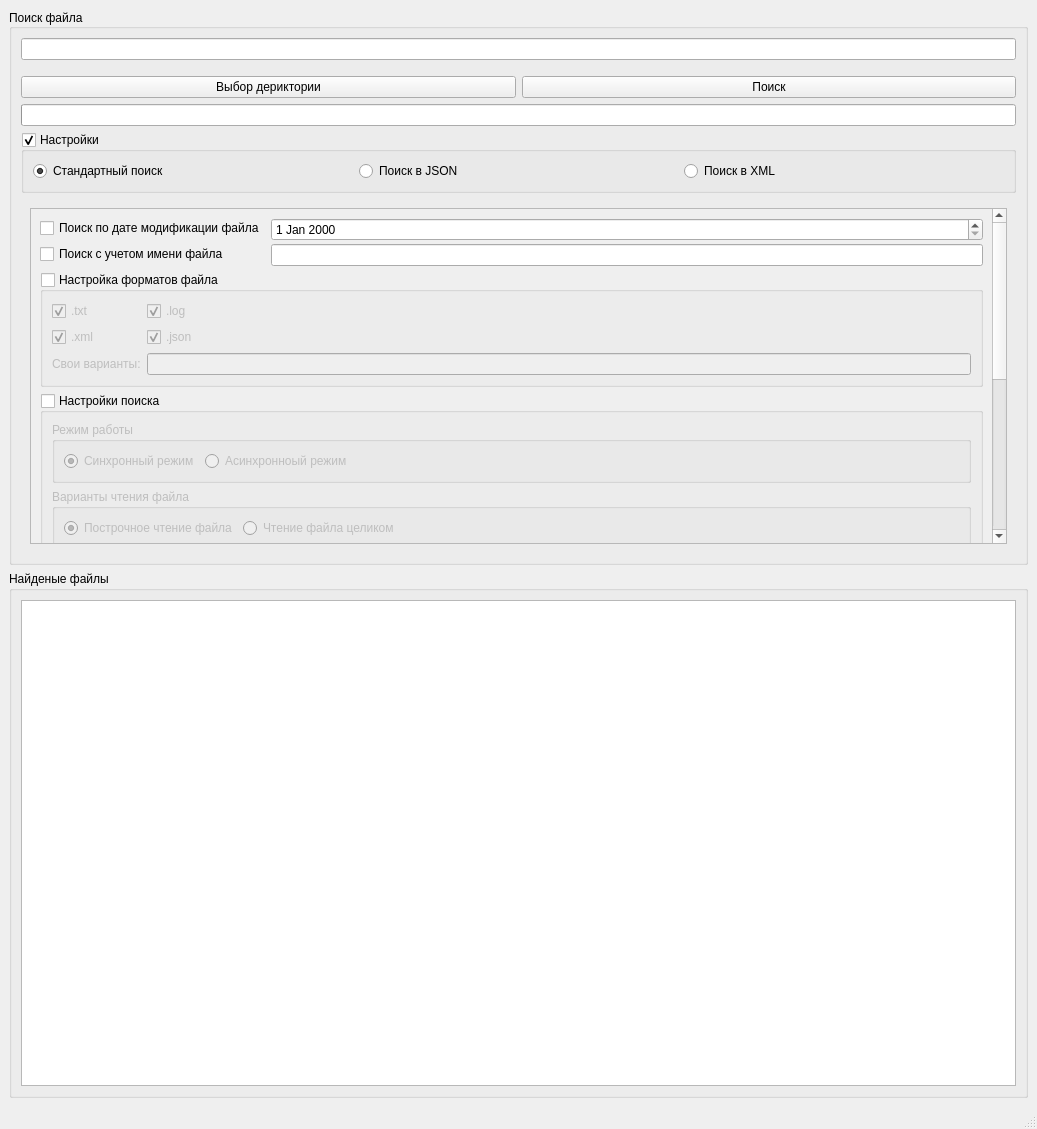
<?xml version="1.0" encoding="UTF-8"?>
<ui version="4.0">
 <class>MainWindow</class>
 <widget class="QMainWindow" name="MainWindow">
  <property name="geometry">
   <rect>
    <x>0</x>
    <y>0</y>
    <width>1037</width>
    <height>1129</height>
   </rect>
  </property>
  <property name="windowTitle">
   <string>File search Wizard 3.0</string>
  </property>
  <widget class="QWidget" name="centralwidget">
   <layout class="QVBoxLayout" name="verticalLayout_3">
    <item>
     <layout class="QVBoxLayout" name="verticalLayout_4">
      <item>
       <layout class="QGridLayout" name="gridLayout_4" columnstretch="0">
        <item row="0" column="0">
         <widget class="QGroupBox" name="groupBox">
          <property name="title">
           <string>Поиск файла</string>
          </property>
          <property name="alignment">
           <set>Qt::AlignLeading|Qt::AlignLeft|Qt::AlignVCenter</set>
          </property>
          <layout class="QGridLayout" name="gridLayout_10">
           <property name="sizeConstraint">
            <enum>QLayout::SetDefaultConstraint</enum>
           </property>
           <property name="leftMargin">
            <number>9</number>
           </property>
           <item row="2" column="0">
            <widget class="QGroupBox" name="groupBox_3">
             <property name="title">
              <string>Настройки</string>
             </property>
             <property name="flat">
              <bool>true</bool>
             </property>
             <property name="checkable">
              <bool>true</bool>
             </property>
             <property name="checked">
              <bool>true</bool>
             </property>
             <layout class="QVBoxLayout" name="verticalLayout_6">
              <item>
               <layout class="QHBoxLayout" name="horizontalLayout_2">
                <item>
                 <widget class="QRadioButton" name="radioButton_5">
                  <property name="text">
                   <string>Стандартный поиск</string>
                  </property>
                  <property name="checked">
                   <bool>true</bool>
                  </property>
                 </widget>
                </item>
                <item>
                 <widget class="QRadioButton" name="radioButton_6">
                  <property name="text">
                   <string>Поиск в JSON</string>
                  </property>
                 </widget>
                </item>
                <item>
                 <widget class="QRadioButton" name="radioButton_7">
                  <property name="text">
                   <string>Поиск в XML</string>
                  </property>
                 </widget>
                </item>
               </layout>
              </item>
             </layout>
            </widget>
           </item>
           <item row="1" column="0">
            <widget class="QProgressBar" name="progressBar">
             <property name="value">
              <number>0</number>
             </property>
             <property name="textVisible">
              <bool>false</bool>
             </property>
             <property name="invertedAppearance">
              <bool>false</bool>
             </property>
             <property name="textDirection">
              <enum>QProgressBar::TopToBottom</enum>
             </property>
            </widget>
           </item>
           <item row="0" column="0">
            <layout class="QGridLayout" name="gridLayout_9">
             <item row="1" column="0" colspan="2">
              <spacer name="verticalSpacer_2">
               <property name="orientation">
                <enum>Qt::Vertical</enum>
               </property>
               <property name="sizeType">
                <enum>QSizePolicy::Minimum</enum>
               </property>
               <property name="sizeHint" stdset="0">
                <size>
                 <width>20</width>
                 <height>10</height>
                </size>
               </property>
              </spacer>
             </item>
             <item row="0" column="0" colspan="2">
              <widget class="QLineEdit" name="lineEdit"/>
             </item>
             <item row="2" column="0">
              <widget class="QPushButton" name="pushButton_2">
               <property name="text">
                <string>Выбор дериктории</string>
               </property>
              </widget>
             </item>
             <item row="2" column="1">
              <widget class="QPushButton" name="pushButton_3">
               <property name="text">
                <string>Поиск</string>
               </property>
              </widget>
             </item>
            </layout>
           </item>
           <item row="3" column="0">
            <widget class="QStackedWidget" name="stackedWidget">
             <property name="currentIndex">
              <number>0</number>
             </property>
             <widget class="QWidget" name="page">
              <layout class="QVBoxLayout" name="verticalLayout">
               <item>
                <widget class="QScrollArea" name="scrollArea">
                 <property name="widgetResizable">
                  <bool>true</bool>
                 </property>
                 <widget class="QWidget" name="scrollAreaWidgetContents">
                  <property name="geometry">
                   <rect>
                    <x>0</x>
                    <y>0</y>
                    <width>958</width>
                    <height>631</height>
                   </rect>
                  </property>
                  <layout class="QVBoxLayout" name="verticalLayout_7">
                   <item>
                    <layout class="QVBoxLayout" name="verticalLayout_8">
                     <item>
                      <layout class="QVBoxLayout" name="verticalLayout_34">
                       <item>
                        <layout class="QFormLayout" name="formLayout_23">
                         <property name="verticalSpacing">
                          <number>3</number>
                         </property>
                         <item row="0" column="0">
                          <widget class="QCheckBox" name="checkBox_47">
                           <property name="text">
                            <string>Поиск по дате модификации файла</string>
                           </property>
                          </widget>
                         </item>
                         <item row="0" column="1">
                          <widget class="QDateEdit" name="dateEdit_7"/>
                         </item>
                         <item row="1" column="0">
                          <widget class="QCheckBox" name="checkBox_48">
                           <property name="text">
                            <string>Поиск с учетом имени файла</string>
                           </property>
                          </widget>
                         </item>
                         <item row="1" column="1">
                          <widget class="QLineEdit" name="lineEdit_13"/>
                         </item>
                        </layout>
                       </item>
                       <item>
                        <widget class="QGroupBox" name="groupBox_24">
                         <property name="title">
                          <string>Настройка форматов файла</string>
                         </property>
                         <property name="flat">
                          <bool>true</bool>
                         </property>
                         <property name="checkable">
                          <bool>true</bool>
                         </property>
                         <property name="checked">
                          <bool>false</bool>
                         </property>
                         <layout class="QFormLayout" name="formLayout_24">
                          <item row="0" column="0" colspan="2">
                           <layout class="QFormLayout" name="formLayout_25">
                            <item row="0" column="0">
                             <widget class="QCheckBox" name="checkBox_49">
                              <property name="text">
                               <string>.txt</string>
                              </property>
                              <property name="checked">
                               <bool>true</bool>
                              </property>
                             </widget>
                            </item>
                            <item row="0" column="1">
                             <widget class="QCheckBox" name="checkBox_50">
                              <property name="text">
                               <string>.log</string>
                              </property>
                              <property name="checked">
                               <bool>true</bool>
                              </property>
                             </widget>
                            </item>
                            <item row="1" column="0">
                             <widget class="QCheckBox" name="checkBox_51">
                              <property name="text">
                               <string>.xml</string>
                              </property>
                              <property name="checked">
                               <bool>true</bool>
                              </property>
                             </widget>
                            </item>
                            <item row="1" column="1">
                             <widget class="QCheckBox" name="checkBox_52">
                              <property name="text">
                               <string>.json</string>
                              </property>
                              <property name="checked">
                               <bool>true</bool>
                              </property>
                             </widget>
                            </item>
                            <item row="2" column="0">
                             <widget class="QLabel" name="label_6">
                              <property name="text">
                               <string>Свои варианты:</string>
                              </property>
                             </widget>
                            </item>
                            <item row="2" column="1">
                             <widget class="QLineEdit" name="lineEdit_14"/>
                            </item>
                           </layout>
                          </item>
                         </layout>
                        </widget>
                       </item>
                      </layout>
                     </item>
                     <item>
                      <widget class="QGroupBox" name="groupBox_17">
                       <property name="title">
                        <string>Настройки поиска</string>
                       </property>
                       <property name="flat">
                        <bool>true</bool>
                       </property>
                       <property name="checkable">
                        <bool>true</bool>
                       </property>
                       <property name="checked">
                        <bool>false</bool>
                       </property>
                       <layout class="QVBoxLayout" name="verticalLayout_35">
                        <item>
                         <widget class="QGroupBox" name="groupBox_28">
                          <property name="title">
                           <string>Режим работы</string>
                          </property>
                          <layout class="QHBoxLayout" name="horizontalLayout_9">
                           <item>
                            <layout class="QFormLayout" name="formLayout_2">
                             <item row="0" column="0">
                              <widget class="QRadioButton" name="radioButton_3">
                               <property name="text">
                                <string>Синхронный режим</string>
                               </property>
                               <property name="checked">
                                <bool>true</bool>
                               </property>
                              </widget>
                             </item>
                             <item row="0" column="1">
                              <widget class="QRadioButton" name="radioButton_4">
                               <property name="text">
                                <string>Асинхронноый режим</string>
                               </property>
                              </widget>
                             </item>
                            </layout>
                           </item>
                          </layout>
                         </widget>
                        </item>
                        <item>
                         <widget class="QGroupBox" name="groupBox_25">
                          <property name="title">
                           <string>Варианты чтения файла</string>
                          </property>
                          <layout class="QHBoxLayout" name="horizontalLayout_8">
                           <item>
                            <layout class="QFormLayout" name="formLayout_26">
                             <item row="0" column="0">
                              <widget class="QRadioButton" name="radioButton_29">
                               <property name="text">
                                <string>Построчное чтение файла</string>
                               </property>
                               <property name="checked">
                                <bool>true</bool>
                               </property>
                              </widget>
                             </item>
                             <item row="0" column="1">
                              <widget class="QRadioButton" name="radioButton_30">
                               <property name="text">
                                <string>Чтение файла целиком</string>
                               </property>
                              </widget>
                             </item>
                            </layout>
                           </item>
                          </layout>
                         </widget>
                        </item>
                        <item>
                         <widget class="QGroupBox" name="groupBox_26">
                          <property name="title">
                           <string>Варианты поиска в файле</string>
                          </property>
                          <property name="checkable">
                           <bool>false</bool>
                          </property>
                          <property name="checked">
                           <bool>false</bool>
                          </property>
                          <layout class="QVBoxLayout" name="verticalLayout_36">
                           <item>
                            <layout class="QVBoxLayout" name="verticalLayout_37">
                             <item>
                              <widget class="QRadioButton" name="radioButton_31">
                               <property name="text">
                                <string>Поиск без учета регистра</string>
                               </property>
                               <property name="checked">
                                <bool>true</bool>
                               </property>
                              </widget>
                             </item>
                             <item>
                              <widget class="QRadioButton" name="radioButton_32">
                               <property name="text">
                                <string>Поиск с учетом регистра</string>
                               </property>
                              </widget>
                             </item>
                             <item>
                              <widget class="QRadioButton" name="radioButton_33">
                               <property name="text">
                                <string>Поиск в начале строки</string>
                               </property>
                              </widget>
                             </item>
                             <item>
                              <widget class="QRadioButton" name="radioButton_34">
                               <property name="text">
                                <string>Поиск в конце строки</string>
                               </property>
                              </widget>
                             </item>
                             <item>
                              <widget class="QRadioButton" name="radioButton_35">
                               <property name="text">
                                <string>Поиск RegEx</string>
                               </property>
                              </widget>
                             </item>
                            </layout>
                           </item>
                          </layout>
                         </widget>
                        </item>
                       </layout>
                      </widget>
                     </item>
                    </layout>
                   </item>
                   <item>
                    <widget class="QGroupBox" name="groupBox_27">
                     <property name="title">
                      <string>Настройки отображения результатов поиска</string>
                     </property>
                     <property name="flat">
                      <bool>true</bool>
                     </property>
                     <property name="checkable">
                      <bool>true</bool>
                     </property>
                     <property name="checked">
                      <bool>false</bool>
                     </property>
                     <layout class="QVBoxLayout" name="verticalLayout_38">
                      <item>
                       <layout class="QVBoxLayout" name="verticalLayout_39">
                        <item>
                         <widget class="QCheckBox" name="checkBox_53">
                          <property name="text">
                           <string>Показывать путь к файлу</string>
                          </property>
                          <property name="checked">
                           <bool>true</bool>
                          </property>
                         </widget>
                        </item>
                        <item>
                         <widget class="QCheckBox" name="checkBox_54">
                          <property name="text">
                           <string>Показывать кол-во повторений текста</string>
                          </property>
                          <property name="checked">
                           <bool>true</bool>
                          </property>
                         </widget>
                        </item>
                        <item>
                         <widget class="QCheckBox" name="checkBox_55">
                          <property name="text">
                           <string>Показывать строку с искомым текстом</string>
                          </property>
                         </widget>
                        </item>
                       </layout>
                      </item>
                     </layout>
                    </widget>
                   </item>
                  </layout>
                 </widget>
                </widget>
               </item>
              </layout>
             </widget>
             <widget class="QWidget" name="page_3">
              <layout class="QVBoxLayout" name="verticalLayout_2">
               <item>
                <widget class="QScrollArea" name="scrollArea_2">
                 <property name="widgetResizable">
                  <bool>true</bool>
                 </property>
                 <widget class="QWidget" name="scrollAreaWidgetContents_2">
                  <property name="geometry">
                   <rect>
                    <x>0</x>
                    <y>0</y>
                    <width>975</width>
                    <height>382</height>
                   </rect>
                  </property>
                  <layout class="QVBoxLayout" name="verticalLayout_9">
                   <item>
                    <layout class="QVBoxLayout" name="verticalLayout_10">
                     <item>
                      <layout class="QVBoxLayout" name="verticalLayout_40">
                       <item>
                        <layout class="QFormLayout" name="formLayout_27">
                         <property name="verticalSpacing">
                          <number>3</number>
                         </property>
                         <item row="0" column="0">
                          <widget class="QCheckBox" name="checkBox_56">
                           <property name="text">
                            <string>Поиск по дате модификации файла</string>
                           </property>
                          </widget>
                         </item>
                         <item row="0" column="1">
                          <widget class="QDateEdit" name="dateEdit_8"/>
                         </item>
                         <item row="1" column="0">
                          <widget class="QCheckBox" name="checkBox_57">
                           <property name="text">
                            <string>Поиск с учетом имени файла</string>
                           </property>
                          </widget>
                         </item>
                         <item row="1" column="1">
                          <widget class="QLineEdit" name="lineEdit_15"/>
                         </item>
                        </layout>
                       </item>
                      </layout>
                     </item>
                     <item>
                      <widget class="QGroupBox" name="groupBox_18">
                       <property name="title">
                        <string>Настройки поиска</string>
                       </property>
                       <property name="flat">
                        <bool>true</bool>
                       </property>
                       <property name="checkable">
                        <bool>true</bool>
                       </property>
                       <property name="checked">
                        <bool>false</bool>
                       </property>
                       <layout class="QVBoxLayout" name="verticalLayout_41">
                        <item>
                         <widget class="QGroupBox" name="groupBox_30">
                          <property name="title">
                           <string>Режим работы</string>
                          </property>
                          <layout class="QHBoxLayout" name="horizontalLayout_10">
                           <item>
                            <layout class="QFormLayout" name="formLayout_3">
                             <item row="0" column="0">
                              <widget class="QRadioButton" name="radioButton_8">
                               <property name="text">
                                <string>Синхронный режим</string>
                               </property>
                               <property name="checked">
                                <bool>true</bool>
                               </property>
                              </widget>
                             </item>
                             <item row="0" column="1">
                              <widget class="QRadioButton" name="radioButton_9">
                               <property name="text">
                                <string>Асинхронноый режим</string>
                               </property>
                              </widget>
                             </item>
                            </layout>
                           </item>
                          </layout>
                         </widget>
                        </item>
                        <item>
                         <widget class="QGroupBox" name="groupBox_29">
                          <property name="title">
                           <string>Варианты поиска в файле</string>
                          </property>
                          <property name="checkable">
                           <bool>false</bool>
                          </property>
                          <property name="checked">
                           <bool>false</bool>
                          </property>
                          <layout class="QVBoxLayout" name="verticalLayout_42">
                           <item>
                            <layout class="QVBoxLayout" name="verticalLayout_43">
                             <item>
                              <widget class="QRadioButton" name="radioButton_36">
                               <property name="text">
                                <string>По ключу/тегу</string>
                               </property>
                               <property name="checked">
                                <bool>true</bool>
                               </property>
                              </widget>
                             </item>
                             <item>
                              <widget class="QRadioButton" name="radioButton_37">
                               <property name="text">
                                <string>По занчению</string>
                               </property>
                              </widget>
                             </item>
                            </layout>
                           </item>
                          </layout>
                         </widget>
                        </item>
                       </layout>
                      </widget>
                     </item>
                    </layout>
                   </item>
                   <item>
                    <widget class="QGroupBox" name="groupBox_33">
                     <property name="title">
                      <string>Настройки отображения результатов поиска</string>
                     </property>
                     <property name="flat">
                      <bool>true</bool>
                     </property>
                     <property name="checkable">
                      <bool>true</bool>
                     </property>
                     <property name="checked">
                      <bool>false</bool>
                     </property>
                     <layout class="QVBoxLayout" name="verticalLayout_44">
                      <item>
                       <layout class="QVBoxLayout" name="verticalLayout_45">
                        <item>
                         <widget class="QCheckBox" name="checkBox_62">
                          <property name="text">
                           <string>Показывать путь к файлу</string>
                          </property>
                          <property name="checked">
                           <bool>true</bool>
                          </property>
                         </widget>
                        </item>
                        <item>
                         <widget class="QCheckBox" name="checkBox_63">
                          <property name="text">
                           <string>Показывать кол-во повторений текста</string>
                          </property>
                          <property name="checked">
                           <bool>true</bool>
                          </property>
                         </widget>
                        </item>
                       </layout>
                      </item>
                     </layout>
                    </widget>
                   </item>
                  </layout>
                 </widget>
                </widget>
               </item>
              </layout>
             </widget>
            </widget>
           </item>
          </layout>
         </widget>
        </item>
       </layout>
      </item>
      <item>
       <layout class="QGridLayout" name="gridLayout_5">
        <item row="0" column="0">
         <widget class="QGroupBox" name="groupBox_2">
          <property name="title">
           <string>Найденые файлы</string>
          </property>
          <layout class="QGridLayout" name="gridLayout_12">
           <item row="1" column="0">
            <layout class="QGridLayout" name="gridLayout_11">
             <item row="0" column="0">
              <widget class="QListWidget" name="listWidget_2"/>
             </item>
            </layout>
           </item>
          </layout>
         </widget>
        </item>
       </layout>
      </item>
     </layout>
    </item>
   </layout>
  </widget>
  <widget class="QMenuBar" name="menubar">
   <property name="geometry">
    <rect>
     <x>0</x>
     <y>0</y>
     <width>1037</width>
     <height>22</height>
    </rect>
   </property>
  </widget>
  <widget class="QStatusBar" name="statusbar"/>
 </widget>
 <resources/>
 <connections/>
</ui>
